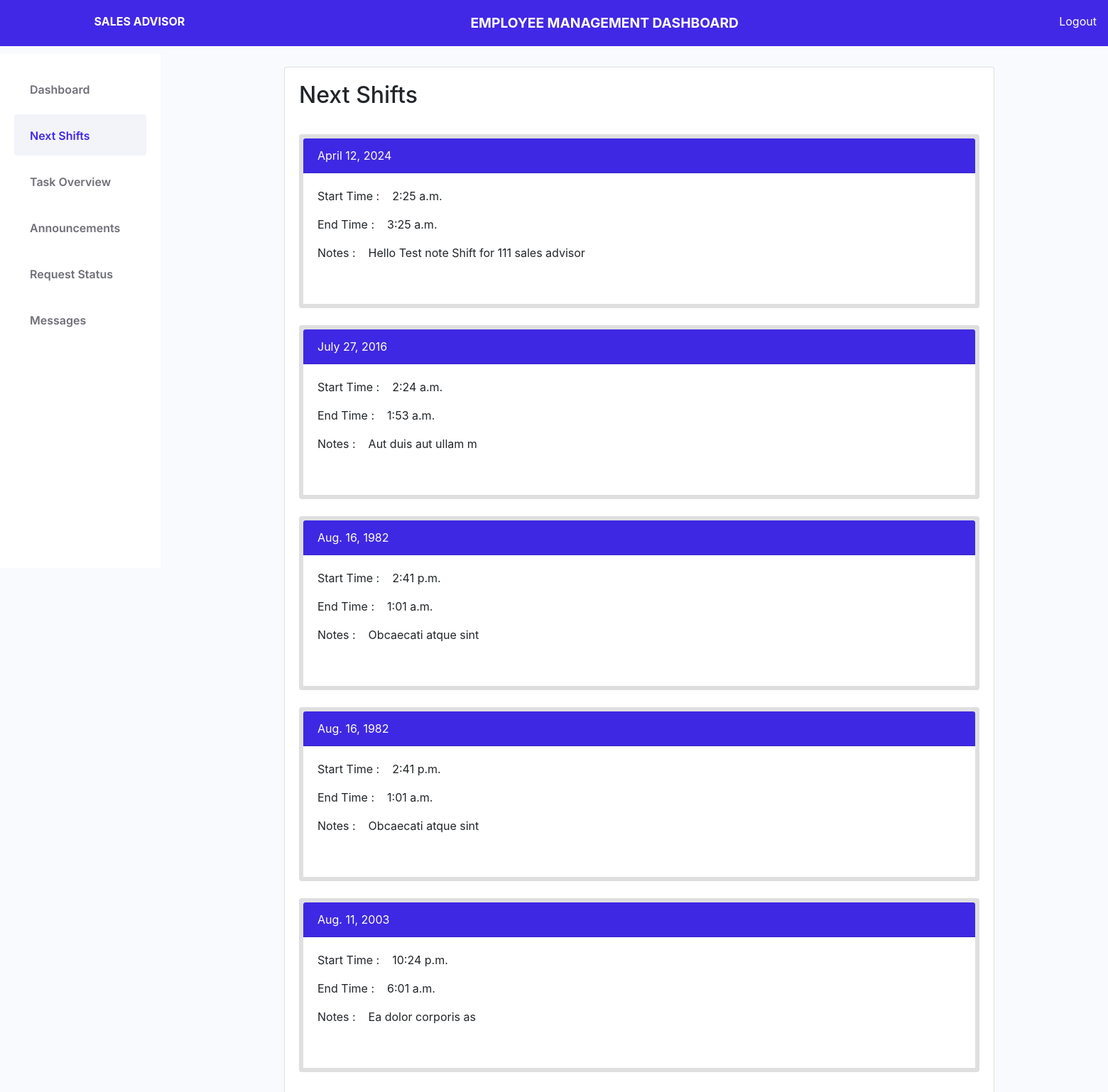
Screenshot of /management/next/shift/ (signed in) with the database file from the repository.
### account/models.py (models this page shows, shortened)
class UserProfile(models.Model):
    user = models.OneToOneField(User, on_delete=models.CASCADE)
    profile_pic = models.ImageField(upload_to='profile_pics', blank=True)
    middle_name = models.CharField(max_length=50, blank=True)
    employee_number = models.CharField(max_length=50, blank=True)
    department = models.CharField(max_length=50, blank=True)
    phone = models.CharField(max_length=20, blank=True)
    address = models.TextField(blank=True)
    role = models.CharField(max_length=50, blank=True, choices=user_role_choices, default=sales_advisor)

### management/models.py (models this page shows)
class Shift(models.Model):
    userprofile = models.ForeignKey('account.UserProfile', on_delete=models.CASCADE)
    date = models.DateField(null=True, blank=True)
    start_time = models.TimeField()
    end_time = models.TimeField()
    is_published = models.BooleanField(default=False)
    notes = models.TextField(null=True, blank=True)

### management/sales_advisor_views.py (the view)
# urls.py: path('next/shift/', sa_views.next_shifts, name='next-shifts'),
def next_shifts(request):
    next_shifts = management_models.Shift.objects.filter(userprofile=request.user.userprofile).order_by('-id')
    print("these are the shifts======", next_shifts)
    context = {
        'next_shifts': next_shifts,
        'nav_class': 'next_shifts',
        'form_title': 'Next Shifts',
        'full_name': request.user.get_full_name(),
    }
    return render(request, 'sa_add_or_edit.html', context)

### templates/sa_add_or_edit.html (shortened to what this page needs)
{% load static %}
{% load django_tables2 %}
{% load widget_tweaks %}
<!DOCTYPE html>
<html lang="en">
<head>
    <link rel="stylesheet" href="https://maxcdn.bootstrapcdn.com/bootstrap/4.5.2/css/bootstrap.min.css">
</head>
<body>
{% include "includes/admin/header.html" %}
{% include "includes/admin/nav.html" %}
<div class="sidebar">
    {% include "includes/admin/sa_sidebar.html" %}
</div>
<div class="container-fluid" style="height: 500px;width: 1200px;margin-left: 400px;margin-top: 70px">
    <div class="row">
        <div class="card" style="width: 1000px">
            <div class="card-body">
                <div class="row">
                    <div class="col-8"><h2 class="card-title">{{ form_title }}</h2></div>
                    <div class="col-4"></div>
                </div>
                <br>
                {% if next_shifts %}
                    {% for next_shift in next_shifts %}
                        <div class="card" style="border-width: 6px;">
                            <div class="card-header" style="background: #3F28E3;color: white ">
                                <div class="row">
                                    <div class="col-3">{{ next_shift.date }}</div>
                                </div>
                            </div>
                            <div class="card-body">
                                <p>Start Time : &nbsp;&nbsp;&nbsp;{{ next_shift.start_time }}</p>
                                <p>End Time : &nbsp;&nbsp;&nbsp;{{ next_shift.end_time }}</p>
                                <p>Notes : &nbsp;&nbsp;&nbsp;{{ next_shift.notes }}</p>
                                <br>
                            </div>
                        </div>
                        <br>
                    {% endfor %}
                {% endif %}
            </div>
        </div>
    </div>
</div>
</body>
</html>

### templates/includes/admin/header.html (shortened to what this page needs)
<!DOCTYPE html>
<html lang="es">
<head>
    {% load static %}
    <link rel="stylesheet" type="text/css" href="{% static 'css/jq-datatables-styles.css' %}">
    <link rel="stylesheet" href="{% static 'css/bootstrap.min.css' %}">
    <link rel="stylesheet" href="{% static 'css/estilos.css' %}">
    <link rel="stylesheet" href="{% static 'css/instructor.css' %}">
    <link rel="stylesheet" href="https://kit-pro.fontawesome.com/releases/v5.10.1/css/pro.min.css">
</head>
<body>¬

### templates/includes/admin/nav.html
{% load static %}
<header>
    <div class="row">
        <div class="col-1"></div>
        <div class="col-4 font-weight-bolder" style="color: white">{{ full_name|upper }}</div>
        <div class="col-5"><span class="align-content-center align-items-center"
                                 style="font-weight: bolder;font-size: larger;color: white">EMPLOYEE MANAGEMENT DASHBOARD</span>
        </div>
        <div class="col-2"><a class="float-right mr-3" href="{% url 'logout' %}" style="color: white">Logout</a>
        </div>
    </div>
</header>

### templates/includes/admin/sa_sidebar.html (shortened to what this page needs)
<ul class="font-family-Inter-SemiBold">
    <li>
        <a href="{% url 'index' %}" class="nav-link  {% if nav_class == 'dashboard' %}activo{% endif %}">
             Dashboard
        </a>
    </li>
    <li>
        <a href="{% url 'next-shifts' %}" class="nav-link {% if nav_class == 'next_shifts' %}activo{% endif %}">
             Next Shifts
        </a>
    </li>
    <li>
        <a href="{% url 'task-overview' %}"
           class="nav-link {% if nav_class == 'tasks_overview' %}activo{% endif %}">
             Task Overview
        </a>
    </li>
    <li>
        <a href="{% url 'sa-latest-accouncement' %}" class="nav-link
            {% if nav_class == 'latest_announements' %}activo{% endif %}">
            Announcements
        </a>
    </li>
    <li>
        <a href="{% url 'sa-leave-request-status' %}"
           class="nav-link {% if nav_class == 'leave_request_status' %}activo{% endif %}">
             Request Status
        </a>
    </li>
    <li>
        <a href="{% url 'sa-messages' %}" class="nav-link {% if nav_class == 'messages' %}activo{% endif %}">
             Messages
        </a>
    </li>
</ul>

### staticfiles/css/estilos.css (style rules this page uses)
* { margin: 0; padding: 0; }
.font-family-Inter-SemiBold { font-family: 'Inter-SemiBold', Arial,sans-serif; }
body { background-color: #F8FAFD; }
header { background-color: #4128E6; padding: 18px 0; cursor: pointer; position: fixed; top: 0; left: 0; width: 100%; z-index: 2; }
.sidebar { background-color: #fff; width: 226px; position: fixed; bottom: 0; left: 0; height: calc(100vh - 76px); padding: 20px; transition: 0.2s all ease; }
.sidebar ul { list-style: none; padding: 0; margin: 0; }
.sidebar ul li { display: block; margin-bottom: 7px; }
.sidebar ul li a { display: block; background-color: #ffffff; padding: 14px; color: #6E6E77; font-size: 16px; text-decoration: none !important; border-radius: 4px; }
.sidebar ul li a.activo { background-color: #F2F4FA !important; color: #4128E6 !important; }
a { color: #4128E6; }
:root { --item-bg: #F2F4FA; --item-bg-hover: #e3e4e7; --item-border: #ccc; --placeholder-border:#B9BFC2; --placeholder-bg: #e3e4e7; --ontrack-green: #4128E6; --ontrack-green-dark: #4128E6; --body-padding: 40px; }
@media (min-width: 768px) { .sidebar { position: fixed; top: 76px; left: -226px; z-index: 10; } }
@media (min-width: 992px) { .sidebar { position: fixed; top: 76px; left: -226px; z-index: 10; } }
@media (min-width: 1200px) { .sidebar { position: fixed; left: 0; } }

### rows the page displays
UserProfile: role "SALES ADVISOR"
Shift: date "April 12, 2024", start_time "2:25 a.m.", end_time "3:25 a.m.", notes "Hello Test note Shift for 111 sales advisor"
Shift: date "July 27, 2016", start_time "2:24 a.m.", end_time "1:53 a.m.", notes "Aut duis aut ullam m"
Shift: date "Aug. 16, 1982", start_time "2:41 p.m.", end_time "1:01 a.m.", notes "Obcaecati atque sint"
Shift: date "Aug. 16, 1982", start_time "2:41 p.m.", end_time "1:01 a.m.", notes "Obcaecati atque sint"
Shift: date "Aug. 11, 2003", start_time "10:24 p.m.", end_time "6:01 a.m.", notes "Ea dolor corporis as"
